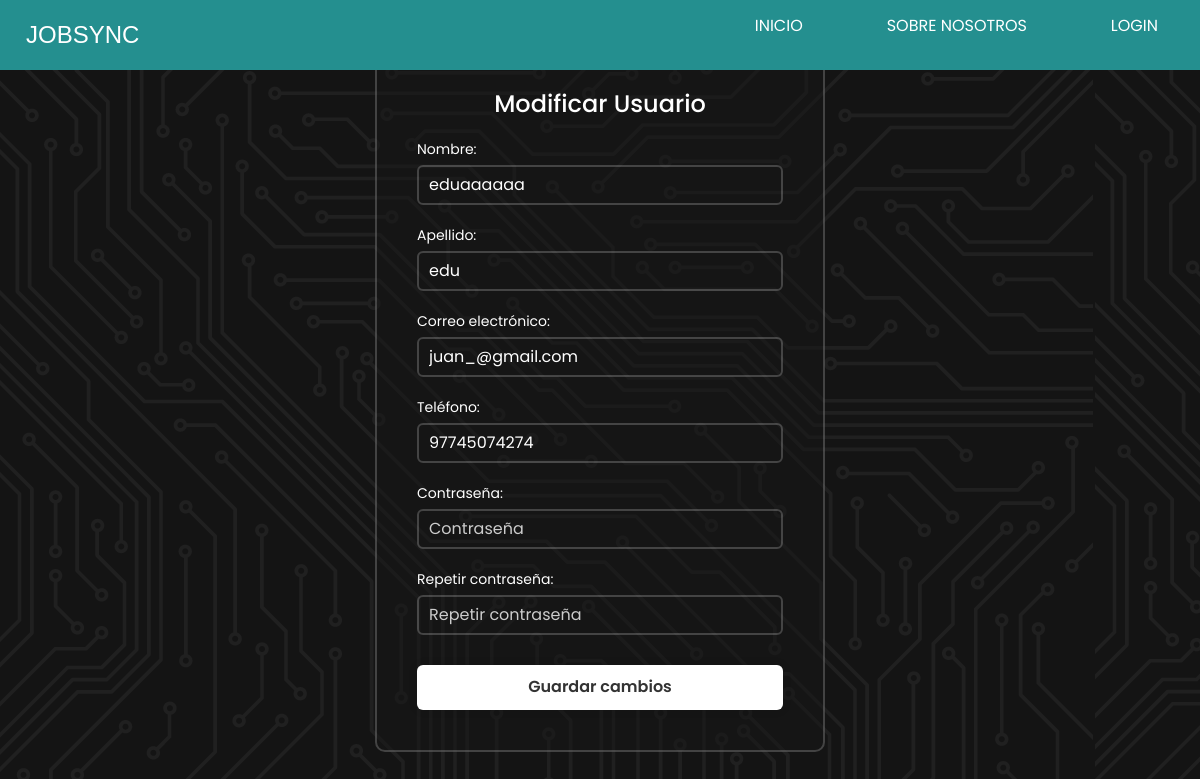
Page /modificar_usuario/11/ on the committed database.
### JobSyncApp/models.py (models this page shows)
class CustomUser(AbstractUser):
    telefono = models.CharField(max_length=15)
    ROL_CHOICES = [
        (True, 'Colaborador'),
        (False, 'Admin'),
    ]
    rol = models.BooleanField(choices=ROL_CHOICES, default=True)

### JobSyncApp/views.py (the view)
# urls.py: path('modificar_usuario/<int:user_id>/', views.modificar_usuario, name='modificar_usuario'),
def modificar_usuario(request, user_id):
    usuario = get_object_or_404(CustomUser, id=user_id)
    if request.method == 'POST':
        form = ModificarUsuarioForm(request.POST, instance=usuario)
        if form.is_valid():
            form.save()
            return redirect('colaboradores')
    else:
        form = ModificarUsuarioForm(instance=usuario)
    return render(request, 'admin/modificar_usuario.html', {'form': form, 'usuario_id': user_id})

### JobSyncApp/forms.py (shortened to what this page needs)
class ModificarUsuarioForm(forms.ModelForm):
    contraseña = forms.CharField(label='Contraseña', widget=forms.PasswordInput(attrs={'placeholder': 'Contraseña'}), required=False)
    repetir_contraseña = forms.CharField(label='Repetir contraseña', widget=forms.PasswordInput(attrs={'placeholder': 'Repetir contraseña'}), required=False)
    class Meta:
        model = CustomUser
        fields = ['first_name', 'last_name', 'email', 'telefono']
        widgets = {
            'first_name': forms.TextInput(attrs={'placeholder': 'Nombre'}),
            'last_name': forms.TextInput(attrs={'placeholder': 'Apellido'}),
            'email': forms.EmailInput(attrs={'placeholder': 'Correo electrónico'}),
            'telefono': forms.TextInput(attrs={'placeholder': 'Teléfono'}),
        }

### JobSyncApp/templates/admin/modificar_usuario.html (shortened to what this page needs)
{% extends 'index.html' %}
{% load  static  %}
{% block extra_css %}
    <link rel="stylesheet" href="{% static 'css/admin/modificar_usuario.css' %}">
    <link rel="stylesheet" href="{% static 'css' %}/estilo.css">
    <link href="https://cdn.jsdelivr.net/npm/remixicon@4.2.0/fonts/remixicon.css" rel="stylesheet" />
    <link rel="stylesheet" href="https://stackpath.bootstrapcdn.com/bootstrap/4.5.2/css/bootstrap.min.css">
{% endblock extra_css %}
{% block contenido %}
<div class="wrapper">
    <form id="modificarUsuarioForm" action="" method="POST">
        <h1>Modificar Usuario</h1>
        <div class="input-box">
            <div class="input-field">
                <label class="input-label" for="id_first_name">Nombre:</label>
                {{ form.first_name }}
            </div>
        </div>
        <div class="input-box">
            <div class="input-field">
                <label class="input-label" for="id_last_name">Apellido:</label>
                {{ form.last_name }}
            </div>
            <div class="input-field">
                <label class="input-label" for="id_email">Correo electrónico:</label>
                {{ form.email }}
            </div>
        </div>
        <div class="input-box">
            <div class="input-field">
                <label class="input-label" for="id_telefono">Teléfono:</label>
                {{ form.telefono }}
            </div>
        </div>
        <div class="input-box">
            <div class="input-field">
                <label class="input-label" for="id_contraseña">Contraseña:</label>
                {{ form.contraseña }}
            </div>
            <div class="input-field">
                <label class="input-label" for="id_repetir_contraseña">Repetir contraseña:</label>
                {{ form.repetir_contraseña }}
            </div>
        </div>
        <button type="button" class="btn btn-primary" data-toggle="modal" data-target="#confirmarModal">
            Guardar cambios
        </button>
    </form>
</div>
{% endblock %}

### JobSyncApp/static/css/admin/modificar_usuario.css (style rules this page uses)
* { margin: 0; padding: 0; box-sizing: border-box; font-family: "Poppins", sans-serif; }
body { display: flex; justify-content: center; align-items: center; min-height: 100vh; background: url('../img/fondo.png'); }
.wrapper { width: 450px; background: rgba(22, 22, 22, 0.5); border: 2px solid rgba(255, 255, 255, 0.2); border-radius: 10px; color: #fff; padding: 40px; }
.wrapper h1 { font-size: 24px; text-align: center; margin-bottom: 20px; }
.input-box { margin-bottom: 20px; }
.input-field { margin-bottom: 20px; }
.input-field label { display: block; font-size: 14px; margin-bottom: 5px; }
.input-field input { width: 100%; height: 40px; background: transparent; border: 2px solid rgba(255, 255, 255, .2); outline: none; font-size: 16px; color: #fff; border-radius: 6px; padding: 10px; transition: border-color 0.3s ease; }
.input-field input::placeholder { color: #ccc; }
.wrapper .btn { width: 100%; height: 45px; background: #fff; border: none; outline: none; border-radius: 6px; box-shadow: 0 0 10px rgba(0, 0, 0, .1); cursor: pointer; font-size: 16px; color: #333; font-weight: 600; margin-top: 10px; }

### rows in the picture
CustomUser: first_name "eduaaaaaa", last_name "edu", email "juan_@gmail.com", telefono "97745074274"
